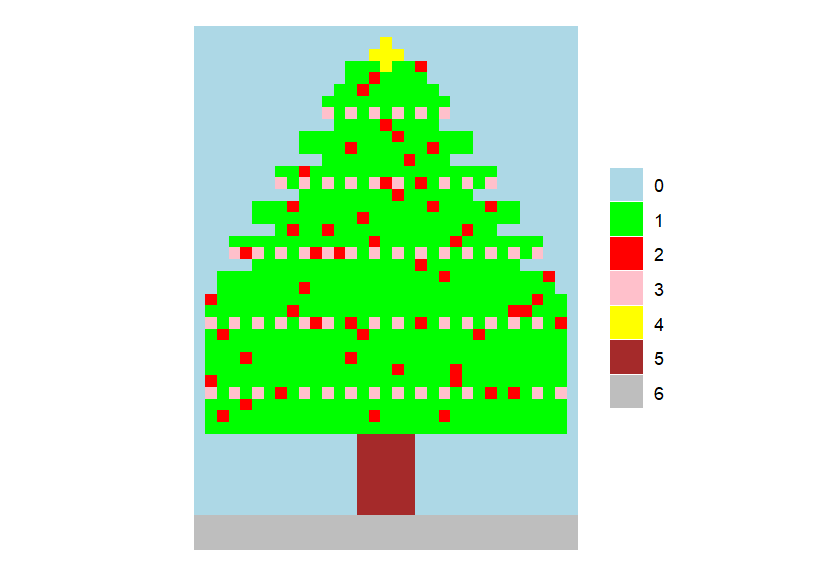

The script that drew this image:
library(readr)
library(ggplot2)
library(dplyr)
library(tidyr)

A <- read_csv("C:/IAD/Semestr_3/Techniki_Wizualizacji_Danych/Homework/hw5/tree_heatmap_wide.csv", col_names = FALSE)

df <- A %>% 
  mutate(y = row_number() - 1) %>% 
  pivot_longer(-y, names_to = "x", values_to = "value") %>% 
  mutate(x = as.integer(gsub("X", "", x)) - 1)

colors <- c(
  "0" = "lightblue",
  "1" = "green",
  "2" = "red",
  "3" = "pink",
  "4" = "yellow",
  "5" = "brown",
  "6" = "grey"
)

ggplot(df, aes(x = x, y = -y, fill = factor(value))) +
  geom_tile() +
  coord_fixed() +
  scale_fill_manual(values = colors) +
  theme_void() +
  theme(legend.title = element_blank())


  
